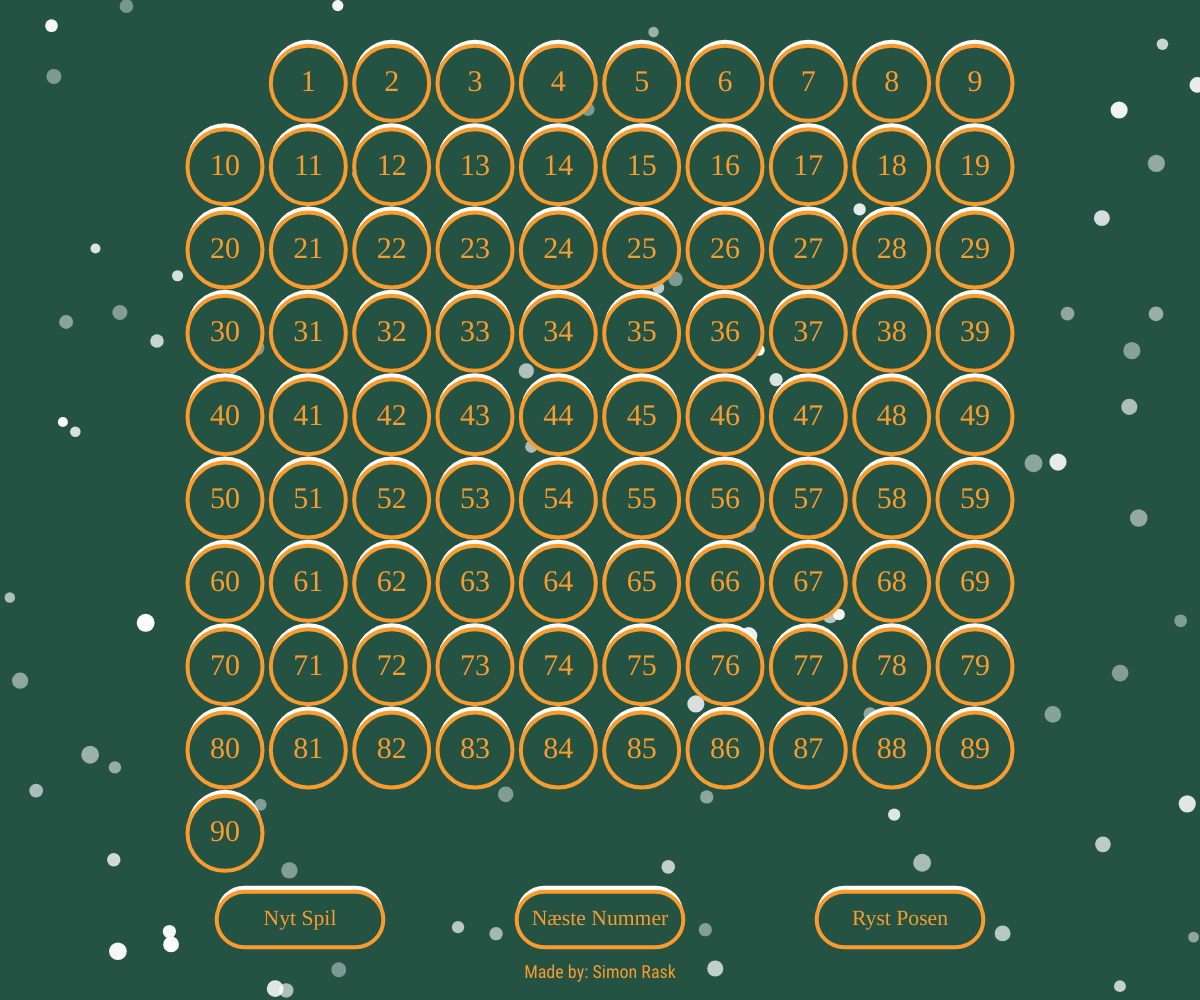
Frame 1 (no input)
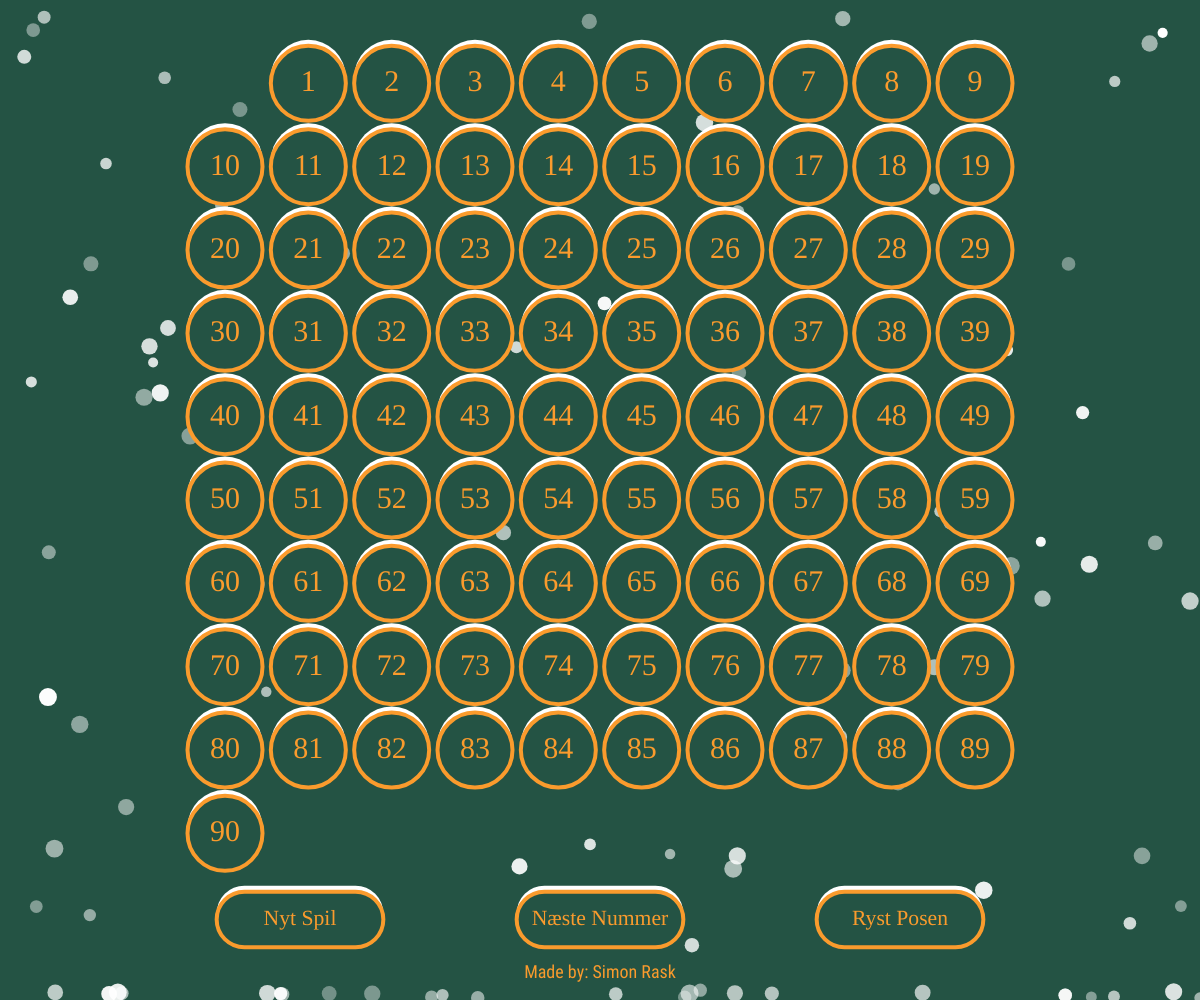
Frame 60 (no input)
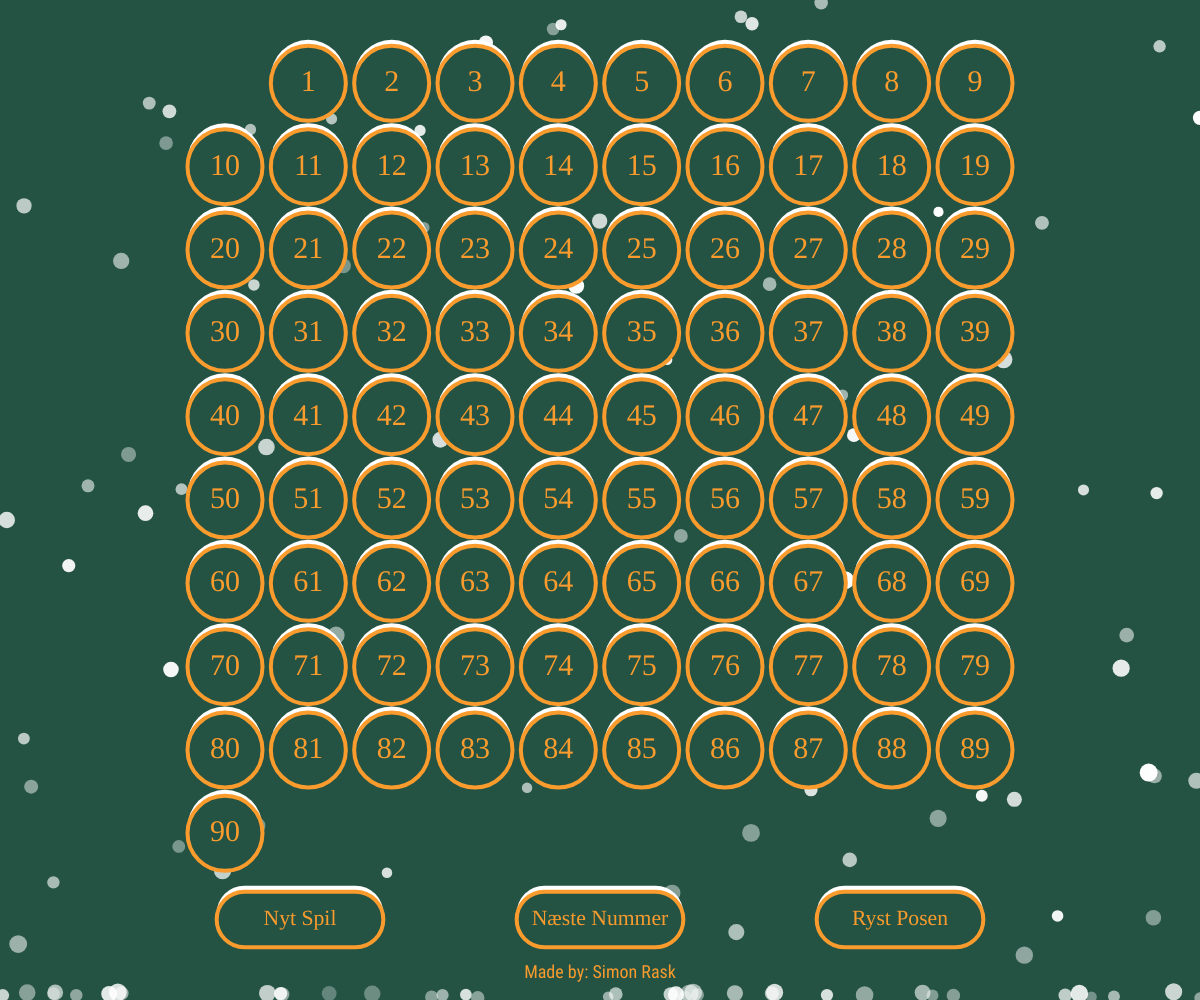
Frame 120 (the mouse pressed at the canvas centre since frame 60)

The p5.js sketch that drew these frames (run headless with seeded random() and noise() and a simulated clock; from frame 60 on, the mouse is pressed at the canvas centre):

// p5.js sketch
// ── sketch.js
let LightText;
let DarkText;
let LightBackground;
let DarkBackground;
let LatestText;
let LatestBackground;

let fallingSnow = [];
let NotFallingSnow = [];

let thisBoard;
let nextNumberButton;
let newGameButton;
let ShakeButton;




function setup() {
  DarkText = color(255, 160 + 20, 50 + 20)
  LightText = color(255 - 5, 160 - 5, 50 - 5);
  LatestText = color(255, 160 + 20, 50 + 20) 
  DarkBackground = color(115, 37, 33);
  LightBackground = color(41 - 5, 88 - 5, 73 - 5)
  LatestBackground =color(115, 37, 33);
  

  createCanvas(windowWidth, windowHeight);

  for (i = 0; i < 100; i++) {
    fallingSnow.push(new flake(true));
  }
  
  // create board
  thisBoard = new Board();
  nextNumberButton = new NextNumber()
  newGameButton = new NewGame()
  ShakeButton = new Shake()
}

function draw() {
  h = windowHeight;
  w = windowWidth;
  background(LightBackground);

  // display and update falling snow
  for (i = fallingSnow.length - 1; i >= 0; i--) {
    fallingSnow[i].update();
    fallingSnow[i].display();
    // pop the sucker if its not falling
    if (!fallingSnow[i].moving) {
      NotFallingSnow.push(fallingSnow[i]);
      fallingSnow.splice(i, 1);
      fallingSnow.push(new flake())
    }
  }

  // Display and update not falling snow
  for (j = 0; j < NotFallingSnow.length; j++) {

    NotFallingSnow[j].display();
    NotFallingSnow[j].update();

    // pop the sucker if not showing
    if (NotFallingSnow[j].opacity < 0) {
      NotFallingSnow.splice(j, 1);
    }
  }
  
  
  let shake = ShakeButton.display()
  translate(shake)
  thisBoard.display()
  nextNumberButton.display()
  newGameButton.display()
  
  textFont("Roboto Condensed")
  textSize(h * 0.018);
  text('Made by: Simon Rask', w / 2, h * (1 - 0.027));
  textAlign(CENTER, CENTER);
  fill(255);
}

function windowResized() {
  // Set global height and width
  h = windowHeight;
  w = windowWidth;
  
  resizeCanvas(windowWidth, windowHeight);
  thisBoard.resize();
  
  newGameButton.resize();
  nextNumberButton.resize();
  ShakeButton.resize();
  
  NotFallingSnow = []

}

function mousePressed() {
  nextNumberButton.clicked(mouseX, mouseY, thisBoard);
  newGameButton.clicked(mouseX, mouseY, thisBoard);
  ShakeButton.clicked(mouseX, mouseY)
}

// ── snow.js
class flake {
  constructor(y_pos = false) {
    this.x = random(windowWidth);
    if (y_pos){
      this.y = random(windowHeight);
    } else {
      this.y = 0;
    }
    this.dx = random(-5, 5);
    this.dy = random(1, 5);
    this.opacity = random(100, 255)
    this.size = random(5, 9);
    this.moving = true;
  }

  display() {
    // Draw flake
    noStroke();
    fill(255, 255, 255, this.opacity)
    ellipse(this.x, this.y, 2 * this.size)

  }

  NextPosY() {
    if (this.y + this.dy >= windowHeight - this.size + this.dy) {
      return true;
    } else {
      return false;
    }
  }

  update() {
    // Check if hit the ground
    if (this.NextPosY() || !this.moving) {
      this.moving = false;
      this.opacity -= 0.3;
    }

    if (this.moving) {
      this.x += this.dx;
      this.y += this.dy;

      if (this.x > windowWidth) {
        this.x = 0;
      } else if (this.x < 0) {
        this.x = windowWidth;
      }
    }
  }
}
// ── style.css
html, body {
  margin: 0;
  padding: 0;
}
canvas {
  display: block;
}

p {
  font-family: 'Tangerine', cursive;
  font-family: 'Abril Fatface', cursive;
  font-family: 'Roboto Condensed', sans-serif;
}

// ── utilities.js
class Circle {
  constructor(x, y, size, value) {
    this.x = x;
    this.y = y;
    this.size = size;
    this.value = value;
    this.on = false;
    this.latest = false;
  }

  display() {
    // Draw ellipse

    fill(255);
    noStroke();
    ellipse(this.x, this.y - 6, this.size * 2);
    if (this.on && !this.latest) {
      // If tuned on
      fill(DarkBackground)
      strokeWeight(4);
      stroke(DarkText)
      ellipse(this.x, this.y, this.size * 2);
    } else if (this.on && this.latest) {
      fill(LatestBackground)
      strokeWeight(4);
      stroke(LatestText)
      ellipse(this.x, this.y, this.size * 2.9);
    } else {
      fill(LightBackground);
      strokeWeight(4);
      stroke(LightText);
      ellipse(this.x, this.y, this.size * 2);
    }



    // Draw value
    noStroke();
    textSize(this.size * 0.8);
    textFont('none');


    if (this.on && !this.latest) {
      fill(DarkText)
      textAlign(CENTER, CENTER);
      text(this.value, this.x, this.y);
    } else if (this.on && this.latest) {
      textSize(this.size * 0.8 * 1.9);
      fill(LatestText)
      textAlign(CENTER, CENTER);
      text(this.value, this.x, this.y);
    } else {
      fill(LightText)
      textAlign(CENTER, CENTER);
      text(this.value, this.x, this.y);
    }

  }

}

class Board {
  constructor() {
    this.Circles = CreateCircles();
    this.picked = [];
    this.numbers = []

    for (var i = 1; i < 91; i++) {
      this.numbers.push(i)
    }
  }

  reset() {
    this.Circles = CreateCircles();
    this.picked = [];
    this.numbers = []

    for (var i = 1; i < 91; i++) {
      this.numbers.push(i)
    }
  }

  display() {
    let latestCircle;
    for (var i = 0; i < this.Circles.length; i++) {
      if (this.Circles[i].latest) {
        latestCircle = this.Circles[i]
      } else {
        this.Circles[i].display()
      }

    }
    if (latestCircle) {
      latestCircle.display()
    }

  }

  resize() {
    let xoff = windowWidth / 12;
    let yoff = windowHeight / 12;

    let offset = min(xoff, yoff);

    let y_start = offset;
    let x_start = windowWidth / 2 - 4.5 * offset;


    for (var i = 0; i < this.Circles.length+1; i++) {
      if (i > 0){
        this.Circles[i - 1].size = 0.5 * offset * 0.9;
        this.Circles[i - 1].x = x_start +  (i%10) * offset;
        this.Circles[i - 1].y = y_start +  floor(i/10) * offset;
      }

    }
  }

  update(val) {
    for (var i = 0; i < this.Circles.length; i++) {
      this.Circles[i].latest = false
    }
    this.Circles[val - 1].on = true;
    this.Circles[val - 1].latest = true;
  }


}

function CreateCircles() {
  let Circles = [];

  let xoff = windowWidth / 12;
  let yoff = windowHeight / 12;

  let offset = min(xoff, yoff);

  let y_start = offset;

  for (i = 0; i < 9; i++) {
    let x_start = windowWidth / 2 - 4.5 * offset;
    for (j = 0; j < 10; j++) {
      thisCircle = new Circle(x_start, y_start, 0.5 * offset * 0.9, i * 10 + j)
      Circles.push(thisCircle)
      x_start += offset;
    }
    y_start += offset;
  }
  lastCircle = new Circle(windowWidth / 2 - 4.5 * offset, 10 * offset, 0.5 * offset * 0.9, 90)
  Circles.push(lastCircle)
  Circles.splice(0, 1)

  return Circles;
}

class NextNumber {
  constructor() {
    let xoff = windowWidth / 12;
    let yoff = windowHeight / 12;

    let offset = min(xoff, yoff);

    this.size = 2 * offset;
    this.x = windowWidth / 2 - offset;
    this.y = windowHeight - 1.3 * offset;

    this.value = 'Næste Nummer';

    this.on = false;
    this.on_for = 0;
  }

  display() {
    // Draw ellipse

    fill(255);
    noStroke();
    rect(this.x, this.y - 6, this.size, this.size / 3, this.size / 6);
    if (this.on) {
      // If tuned on
      fill(DarkBackground)
      strokeWeight(4);
      stroke(DarkText)
    } else {
      fill(LightBackground);
      strokeWeight(4);
      stroke(LightText);
    }

    rect(this.x, this.y, this.size, this.size / 3, this.size / 6);

    // Draw value
    noStroke();
    textFont('none');
    textSize(this.size * 0.13);

    if (this.on) {
      fill(DarkText)
      textAlign(CENTER, CENTER);
      text(this.value, this.x + this.size / 2, this.y + this.size / 6);
      this.on_for++;

    } else {
      fill(LightText)
      textAlign(CENTER, CENTER);
      text(this.value, this.x + this.size / 2, this.y + this.size / 6);
    }

    if (this.on_for > 5) {
      this.on = false;
      this.on_for = 0;
    }
  }

  clicked(x, y, board) {
    if (
      x < this.x + this.size &&
      x > this.x &&
      y < this.y + this.size / 3 &&
      y > this.y
    ) {
      this.on = !this.on;

      // We check if there are any numbers left to pick
      if (board.numbers.length > 0) {
        let nextNumber = random(board.numbers);
        let indexOfNumber = board.numbers.indexOf(nextNumber)
        board.numbers.splice(indexOfNumber, 1)
        board.picked.push(nextNumber)
        board.update(nextNumber)
      }
    }
  }


  resize() {
    let xoff = windowWidth / 12;
    let yoff = windowHeight / 12;

    let offset = min(xoff, yoff);

    this.size = 2 * offset;
    this.x = windowWidth / 2 - offset;
    this.y = windowHeight - 1.2 * offset;
  }
}

class NewGame {
  constructor() {
    let xoff = windowWidth / 12;
    let yoff = windowHeight / 12;

    let offset = min(xoff, yoff);

    this.size = 2 * offset;
    this.x = windowWidth / 4 - offset;
    this.y = windowHeight - 1.3 * offset;

    this.value = 'Nyt Spil';

    this.on = false;
    this.on_for = 0;
  }

  display() {
    // Draw ellipse

    fill(255);
    noStroke();
    rect(this.x, this.y - 6, this.size, this.size / 3, this.size / 6);
    if (this.on) {
      // If tuned on
      fill(DarkBackground)
      strokeWeight(4);
      stroke(DarkText)
    } else {
      fill(LightBackground);
      strokeWeight(4);
      stroke(LightText);
    }

    rect(this.x, this.y, this.size, this.size / 3, this.size / 6);

    // Draw value
    noStroke();
    textFont('none');
    textSize(this.size * 0.13);

    if (this.on) {
      fill(DarkText)
      textAlign(CENTER, CENTER);
      text(this.value, this.x + this.size / 2, this.y + this.size / 6);
      this.on_for++;

    } else {
      fill(LightText)
      textAlign(CENTER, CENTER);
      text(this.value, this.x + this.size / 2, this.y + this.size / 6);
    }

    if (this.on_for > 5) {
      this.on = false;
      this.on_for = 0;
    }
  }

  clicked(x, y, board) {
    if (
      x < this.x + this.size &&
      x > this.x &&
      y < this.y + this.size / 3 &&
      y > this.y
    ) {
      this.on = !this.on;
      board.reset()

    }
  }


  resize() {
    let xoff = windowWidth / 12;
    let yoff = windowHeight / 12;

    let offset = min(xoff, yoff);

    this.size = 2 * offset;
    this.x = windowWidth / 4 - offset;
    this.y = windowHeight - 1.2 * offset;

  }
}

class Shake {
  constructor() {
    let xoff = windowWidth / 12;
    let yoff = windowHeight / 12;

    let offset = min(xoff, yoff);

    this.size = 2 * offset;
    this.x = 3 * windowWidth / 4 - offset;
    this.y = windowHeight - 1.3 * offset;

    this.value = 'Ryst Posen';

    this.on = false;
    this.on_for = 0;

    this.shake = false;
    this.shake_for = 0;
  }

  display() {
    // Draw ellipse

    fill(255);
    noStroke();
    rect(this.x, this.y - 6, this.size, this.size / 3, this.size / 6);
    if (this.on) {
      // If tuned on
      fill(DarkBackground)
      strokeWeight(4);
      stroke(DarkText)
    } else {
      fill(LightBackground);
      strokeWeight(4);
      stroke(LightText);
    }

    rect(this.x, this.y, this.size, this.size / 3, this.size / 6);

    // Draw value
    noStroke();
    textFont('none');
    textSize(this.size * 0.13);

    if (this.on) {
      fill(DarkText)
      textAlign(CENTER, CENTER);
      text(this.value, this.x + this.size / 2, this.y + this.size / 6);
      this.on_for++;

    } else {
      fill(LightText)
      textAlign(CENTER, CENTER);
      text(this.value, this.x + this.size / 2, this.y + this.size / 6);
    }

    if (this.on_for > 5) {
      this.on = false;
      this.on_for = 0;
    }
    let shakeVec;
    if (this.shake && this.shake_for < 45) {
      shakeVec = new p5.Vector(random(10), random(10));
      this.shake_for++;
    } else {
      shakeVec = new p5.Vector(0, 0);
      this.shake_for = 0;
      this.shake = false;
    }
    return shakeVec
  }

  clicked(x, y, board) {
    if (
      x < this.x + this.size &&
      x > this.x &&
      y < this.y + this.size / 3 &&
      y > this.y
    ) {
      this.on = !this.on;
      this.shake = true

    }
  }


  resize() {
    let xoff = windowWidth / 12;
    let yoff = windowHeight / 12;

    let offset = min(xoff, yoff);

    this.size = 2 * offset;
    this.x = 3 * windowWidth / 4 - offset;
    this.y = windowHeight - 1.2 * offset;

  }
}
